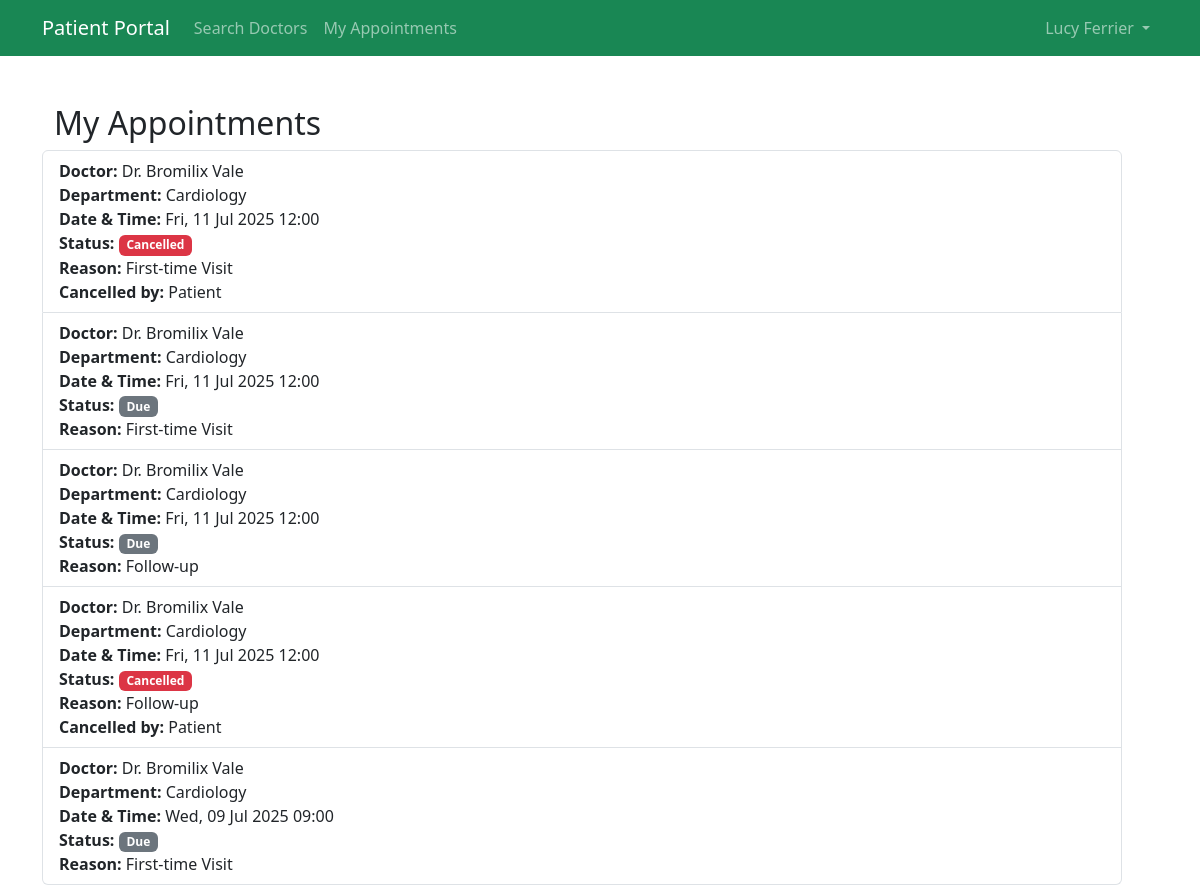
Page /appointment/my-appointments/ (signed in) on the committed database.
### patient/models.py (models this page shows, shortened)
class Patient(models.Model):
    TITLES = [
        ('mr', 'Mr'),
        ('mrs', 'Mrs'),
        ('mss', 'Miss'),
        ('ms', 'Ms'),
        ('dr', 'Dr'),
    ]
    GENDER_CHOICES = [
        ('M', 'Male'),
        ('F', 'Female'),
        ('O', 'Other'),
        ('P', 'Prefer not to say'),
    ]
    MARITAL_STATUS_CHOICES = [
        ('M', 'Married'),
        ('U', 'Unmarried'),
        ('P', 'Prefer not to say'),
    ]
    STATUS_CHOICES = [
        ('active', 'Active'),
        ('inactive', 'Inactive'),
    ]
    title = models.CharField(max_length=10, choices=TITLES, blank=True, null=True)
    fname = models.CharField(max_length=64)
    lname = models.CharField(max_length=64)
    date_of_birth = models.DateField(blank=True, null=True)
    gender = models.CharField(max_length=20, choices=GENDER_CHOICES, blank=True, null=True)
    marital_status = models.CharField(max_length=20, choices=MARITAL_STATUS_CHOICES, blank=True, null=True)
    phone = models.CharField(max_length=20, blank=True, null=True)
    email = models.EmailField(max_length=64)
    address = models.TextField(blank=True, null=True)
    password = models.CharField(max_length=128)
    status = models.CharField(max_length=10, choices=STATUS_CHOICES, default='active')
    created_at = models.DateTimeField(auto_now_add=True)
    updated_at = models.DateTimeField(auto_now=True)

### appointment/models.py (models this page shows, shortened)
class Appointment(models.Model):
    STATUS_CHOICES = [
        ('pending', 'Pending'),
        ('confirmed', 'Confirmed'),
        ('cancelled', 'Cancelled'),
        ('completed', 'Completed'),
        ('due', 'Due'),
    ]
    REASON_CHOICES = [
        ('first_time', 'First-time Visit'),
        ('follow_up', 'Follow-up'),
        ('referral', 'Referral')
    ]
    patient = models.ForeignKey(Patient, on_delete=models.CASCADE)
    doctor = models.ForeignKey(Doctor, on_delete=models.CASCADE)
    appointed_datetime = models.DateTimeField()
    status = models.CharField(max_length=10, choices=STATUS_CHOICES, default='pending')
    visit_reason = models.CharField(max_length=20, choices=REASON_CHOICES)
    cancellation_reason = models.TextField(blank=True, null=True)
    cancelled_by = models.CharField(max_length=10, blank=True, null=True)  # 'doctor' or 'patient'
    notes = models.TextField(blank=True, null=True)
    created_at = models.DateTimeField(auto_now_add=True)
    deleted_at = models.DateTimeField(blank=True, null=True)

### doctor/models.py (models this page shows, shortened)
class Doctor(models.Model):
    STATUS_CHOICES = [
        ('active', 'Active'),
        ('inactive', 'Inactive')
    ]
    user = models.OneToOneField(User, on_delete=models.CASCADE, null=True, blank=True)
    department = models.ForeignKey(Department, on_delete=models.CASCADE, related_name="doctors")
    fname = models.CharField(max_length=64)
    lname = models.CharField(max_length=64)
    license = models.CharField(max_length=20, unique=True)
    specialisation = models.CharField(max_length=64)
    email = models.EmailField(max_length=64, unique=True)
    phone = models.CharField(max_length=20)
    address = models.TextField(max_length=500)
    password = models.CharField(max_length=128, default='@User123')
    status = models.CharField(max_length=10, choices=STATUS_CHOICES, default="active")
    created_at = models.DateTimeField(auto_now_add=True)
    updated_at = models.DateTimeField(auto_now=True)
    class Meta:
        verbose_name = 'Doctor'
        verbose_name_plural = 'Doctors'

class Department(models.Model):
    STATUS_CHOICE = [
        ('active', 'Active'),
        ('inactive', 'Inactive')
    ]
    dep_name = models.CharField(max_length=100, unique=True)
    dep_email = models.EmailField(max_length=100)
    dep_phone = models.CharField(max_length=20)
    dep_location = models.TextField(max_length=500)
    description = models.TextField(max_length=500, blank=True)
    status = models.CharField(max_length=10, choices=STATUS_CHOICE, default='active')
    created_at = models.DateTimeField(auto_now_add=True)
    updated_at = models.DateTimeField(auto_now=True)
    class Meta:
        verbose_name = 'Department'
        verbose_name_plural = 'Departments'

### appointment/views.py (the view)
# urls.py: path('my-appointments/', views.view_appointments, name='view_appointments'),
@patient_login_required
def view_appointments(request):
    update_due_appointments()
    patient_id = request.session.get('patient_id')
    patient = get_object_or_404(Patient, id=patient_id)
    if not patient_id:
        messages.error(request, "You must be logged in to view your appointments.")
        return HttpResponseRedirect(reverse('patient:patient_login'))
    appointments = Appointment.objects.filter(patient_id=patient_id).order_by('-appointed_datetime')
    return render(request, 'appointment/view_appointments.html', {
        'appointments': appointments,
        'patient': patient,
    })

### appointment/utils.py (called while the page is built)
def update_due_appointments():
    now = timezone.now()
    due_appointments = Appointment.objects.filter(
        status__in=['pending', 'confirmed'],
        appointed_datetime__lt=now
    )
    due_appointments.update(status='due')

### appointment/templates/appointment/view_appointments.html (shortened to what this page needs)
{% extends 'appointment/base.html' %}
{% block content %}
<div class="container mt-5">
    <h2>My Appointments</h2>
    <div class="row col-lg-12 col-md-8">
        {% if appointments %}
        <ul class="list-group">
            {% for appt in appointments %}
                <li class="list-group-item d-flex justify-content-between align-items-start">
                    <div class="list-text">
                        <strong>Doctor:</strong> Dr. {{ appt.doctor.fname }} {{ appt.doctor.lname }} <br>
                        <strong>Department:</strong> {{ appt.doctor.department.dep_name }} <br>
                        <strong>Date & Time:</strong> {{ appt.appointed_datetime|date:"D, d M Y H:i" }} <br>
                        <strong>Status:</strong>
                        <span class="badge
                            {% if appt.status == 'pending' %}bg-warning text-dark
                            {% elif appt.status == 'confirmed' %}bg-success
                            {% elif appt.status == 'cancelled' %}bg-danger
                            {% elif appt.status == 'due' %}bg-secondary
                            {% endif %}">
                            {{ appt.status|title }}
                        </span><br>
                        <strong>Reason:</strong> {{ appt.get_visit_reason_display }} <br>
                        {% if appt.status == "cancelled" %}
                            <strong>Cancelled by:</strong> {{ appt.cancelled_by|title }} <br>
                        {% endif %}
                    </div>
                </li>
            {% endfor %}
        </ul>
        {% else %}
        <div class="alert alert-info mt-3">You have no appointments.</div>
        {% endif %}
    </div>
</div>
{% endblock %}

### appointment/templates/appointment/base.html (shortened to what this page needs)
<!doctype html>
<html lang="en">
  <head>
    <link href="https://cdn.jsdelivr.net/npm/bootstrap@5.3.7/dist/css/bootstrap.min.css" rel="stylesheet">
  </head>
  <body>
    {% if patient %}
    <nav class="navbar navbar-expand-lg navbar-dark bg-success">
        <div class="container">
            <a class="navbar-brand" href="{% url 'appointment:search_doctors' %}">
                 Patient Portal
            </a>
            <div class="collapse navbar-collapse" id="navbarNavPatient">
                <ul class="navbar-nav me-auto">
                    <li class="nav-item">
                        <a class="nav-link" href="{% url 'appointment:search_doctors' %}">
                             Search Doctors
                        </a>
                    </li>
                    <li class="nav-item">
                        <a class="nav-link" href="{% url 'appointment:view_appointments' %}">
                             My Appointments
                        </a>
                    </li>
                </ul>
                <ul class="navbar-nav">
                    <li class="nav-item dropdown">
                        <a class="nav-link dropdown-toggle" href="#" id="navbarDropdownPatient" role="button" data-bs-toggle="dropdown">
                             {{ patient.fname }} {{ patient.lname }}
                        </a>
                    </li>
                </ul>
            </div>
        </div>
    </nav>
    {% endif %}
    <div class="container mt-3">
        {% block content %}
        {% endblock %}
    </div>
  </body>
</html>

### rows in the picture
Patient: fname "Lucy", lname "Ferrier"
Appointment: doctor.fname "Bromilix", doctor.lname "Vale", doctor.department.dep_name "Cardiology", appointed_datetime "Fri, 11 Jul 2025 12:00", status "Cancelled", visit_reason "First-time Visit", cancelled_by "Patient"
Appointment: doctor.fname "Bromilix", doctor.lname "Vale", doctor.department.dep_name "Cardiology", appointed_datetime "Fri, 11 Jul 2025 12:00", status "Due", visit_reason "First-time Visit"
Appointment: doctor.fname "Bromilix", doctor.lname "Vale", doctor.department.dep_name "Cardiology", appointed_datetime "Fri, 11 Jul 2025 12:00", status "Due", visit_reason "Follow-up"
Appointment: doctor.fname "Bromilix", doctor.lname "Vale", doctor.department.dep_name "Cardiology", appointed_datetime "Fri, 11 Jul 2025 12:00", status "Cancelled", visit_reason "Follow-up", cancelled_by "Patient"
Appointment: doctor.fname "Bromilix", doctor.lname "Vale", doctor.department.dep_name "Cardiology", appointed_datetime "Wed, 09 Jul 2025 09:00", status "Due", visit_reason "First-time Visit"
